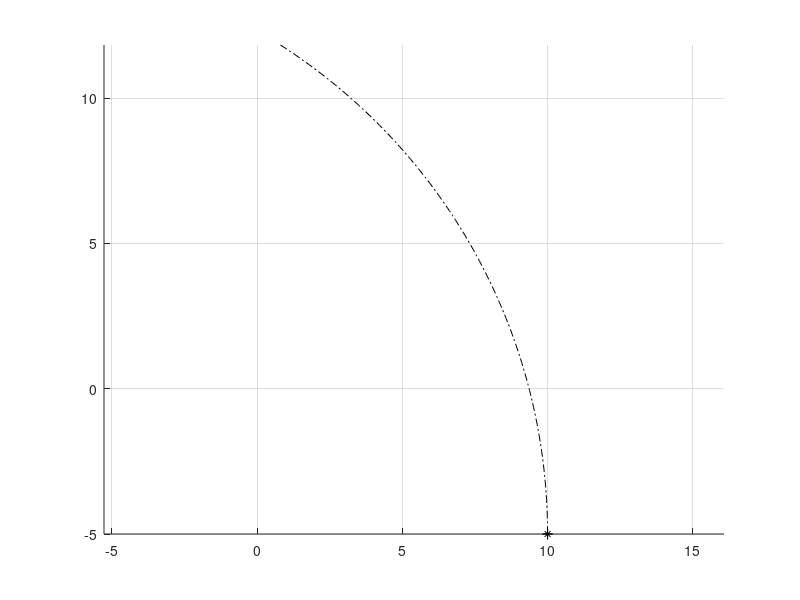

Reproduce this figure in MATLAB. (Note: this script raises an error after producing the figure.)
% Script to generate vehicle path and collision data using a constant
% radius circular model of the vehicle behavior. Currently assumes the
% vehicle CG travels on the circle and that there is zero sideslip angle.
% Could be extended to include vehicle sideslip, though the approach
% would have to use either max sideslip angle or change the bounds of the
% vehicle as it goes around.

% Notation: px denotes points. For example, p0 is initial point, pc is the
% center point, etc.

% Set the getNewData flag to 1 to set new obstacles by mouse clicking
flag_getNewData = 0;
% Clear existing data if new data is desired
if 1 == flag_getNewData
    clearvars
    % Reset the flag for later use since clearvars will clear it
    flag_getNewData = 1;
end

% Vehicle trajectory information
vx = 20;        % longitudinal speed (m/s)
R = 20;         % path radius (m) with sign (+ left, - right)
p0 = [10,-5];     % initial position of vehicle (m,m)
h0 = pi/2;     % initial heading of vehicle (rad)
a0 = -15*pi/180; % vehicle body slip angle (rad)
tf = 1;         % time horizon to check (s)
% Create a vector of the trajectory information
x0 = [p0'; h0; a0; vx; R];
% Vehicle dimensional information
vehicle.dr = 2.2;       % CG-front bumper distance (m)
vehicle.df = 10;        % CG-rear bumper distance (m)
vehicle.w = 2.0;        % vehicle width (m)

% Plot the points
figure(1)
clf
hold on
grid on
axis equal

% Plot the vehicle CG at the initial location
plot(p0(1),p0(2),'k*')
% Plot a plus sign over the circle to make something akin to a CG symbol
plot(p0(1),p0(2),'k+','markersize',8)

% Calculate center point of vehicle trajectory circle
pc(1) = p0(1) + R*cos(h0+pi/2);
pc(2) = p0(2) + R*sin(h0+pi/2);

% Generate a trajectory for the given time horizon
del_t = 0.01;
t = (0:del_t:tf)';
theta = vx*t/R + h0 - pi/2;
N = length(t);
pv = zeros(N,2);
pv(:,1) = R*cos(theta) + pc(1);
pv(:,2) = R*sin(theta) + pc(2);
% And plot the trajectory
plot(pv(:,1),pv(:,2),'k-.')

% Calculate the various pertinent radii and corner points of the vehicle
[radii,boundPoints,radiiFlags] = fcn_Patch_CalcCircularTrajectoryGeometry(x0,vehicle);

% Parse out which radii are which
Rinside = sign(R)*radii(1);
RoutsideFront = sign(R)*radii(2);
RoutsideRear = sign(R)*radii(3);
Rmin = sign(R)*radii(6);
Rmax = sign(R)*radii(7);

% The radii flags can be used to determine which edges of the vehicle are
% of concern for calculating collisions. Possibilities are left, front, and
% right (radiiFlags = [5,3]/[tangent,RR] or [4,3]/[LR,RR]), left and front
% (radiiFlags = [5,2]/[tangent,RF] or [4,2]/[LR,RF]), or front and right
% (radiiflags = [1,3]/[LF,RR])
fprintf(1,"Min radius is %0.2f, max radius is %0.2f\n",Rmin,Rmax);
locations = {'LF','RF','RR','LR','tangent'};
fprintf(1,"Min radius on the %s point, max radius on the %s point\n",...
    locations{radiiFlags(1)},locations{radiiFlags(2)});

% Calculate the offset to the angular position based on the back end of the
% vehicle (in order to plot the extra portion of the clearance curves)
rear_offset = 1.1*sign(R)*atan2(-vehicle.dr,sign(R)*R+vehicle.w/2);
theta_arcs = linspace(rear_offset,theta(end),100);
plot(Rinside*cos(theta_arcs) + pc(1),Rinside*sin(theta_arcs) + pc(2),'-','color',[0.7 0.7 0.7]);
plot(RoutsideFront*cos(theta_arcs) + pc(1),RoutsideFront*sin(theta_arcs) + pc(2),'-','color',[0.7 0.7 0.7]);
plot(Rmin*cos(theta_arcs) + pc(1),Rmin*sin(theta_arcs) + pc(2),'r-');
plot(Rmax*cos(theta_arcs) + pc(1),Rmax*sin(theta_arcs) + pc(2),'b-');

% Now determine where the corners of the vehicle are at each moment
plf = zeros(N,2);
prf = zeros(N,2);
plr = zeros(N,2);
prr = zeros(N,2);
plf(:,1) = pv(:,1) + vehicle.df*cos(theta+h0+a0) + vehicle.w/2*cos(theta+h0+a0+pi/2);
plf(:,2) = pv(:,2) + vehicle.df*sin(theta+h0+a0) + vehicle.w/2*sin(theta+h0+a0+pi/2);
prf(:,1) = pv(:,1) + vehicle.df*cos(theta+h0+a0) + vehicle.w/2*cos(theta+h0+a0-pi/2);
prf(:,2) = pv(:,2) + vehicle.df*sin(theta+h0+a0) + vehicle.w/2*sin(theta+h0+a0-pi/2);
plr(:,1) = pv(:,1) - vehicle.dr*cos(theta+h0+a0) + vehicle.w/2*cos(theta+h0+a0+pi/2);
plr(:,2) = pv(:,2) - vehicle.dr*sin(theta+h0+a0) + vehicle.w/2*sin(theta+h0+a0+pi/2);
prr(:,1) = pv(:,1) - vehicle.dr*cos(theta+h0+a0) + vehicle.w/2*cos(theta+h0+a0-pi/2);
prr(:,2) = pv(:,2) - vehicle.dr*sin(theta+h0+a0) + vehicle.w/2*sin(theta+h0+a0-pi/2);
% Plot a few vehicle outlines
inds = 1;%;[1; floor(N/4); floor(N/2); floor(3*N/4)];%
for i = 1:length(inds)
    plot(pv(inds(i),1),pv(inds(i),2),'ko')
    plot([plf(inds(i),1) prf(inds(i),1) prr(inds(i),1) plr(inds(i),1) plf(inds(i),1)],...
        [plf(inds(i),2) prf(inds(i),2) prr(inds(i),2) plr(inds(i),2) plf(inds(i),2)],'k');
end

%% Create some obstacles in the global coordinates
if 1 == flag_getNewData
    pause(); % Used for zooming the plot to create more accurate obstacles, if desired
    Nobstacles = 1;
    % Create an template obstacle structure array to fill
    obstacles = struct('id',{},'color',{},'primitive',{},'primparams',{},'aabb',{},'pointsX',{},'pointsY',{});
    
    for obstacleInd = 1:Nobstacles
        % Add an obstacle by clicking to generate the points and then
        % turning the points into a patch object
        [xobst,yobst] = ginput;
        obstacles(obstacleInd).pointsX = xobst;
        obstacles(obstacleInd).pointsY = yobst;
        obstacles(obstacleInd).color = [0.4 0.4 0.4];
    end
end

% Plot the patch object over the trajectory lines using the patch plotting
% utility
[h,hpts] = fcn_Patch_plotPatch(obstacles,1);
% Update the axis limits to see the complete scenario
axis auto

%% Check for a collision at the initial configuration

% Set a flag that will be set if any of the obstacles yield a collision
initial_collision_flag = 0;
% Define the bounding box of the car at the initial time
carBoundBox = [plf(1,:); prf(1,:); prr(1,:); plr(1,:); plf(1,:)];

% Loop through each obstacle, checking for collisions with the vehicle
for obstacleInd = 1:Nobstacles
    % Use the polyxpoly function to check for overlaps between the car and
    % obstacle polyshapes
    [XI,YI] = polyxpoly(carBoundBox(:,1),carBoundBox(:,2),obstacles(obstacleInd).pointsX([1:end 1]),obstacles(obstacleInd).pointsY([1:end 1]));
    
    % If there are entries in the intersection vectors, there is a
    % collision. Checking XI only since XI and YI are the same size.
    if ~isempty(XI)
        % Since the intersection vectors were non-empty, there is a
        % collision. Set the flag appropriately.
        initial_collision_flag = 1;
        % Output the collision notification
        fprintf(1,'Vehicle initial position is in conflict with obstacle %d.\n',obstacleInd);
        % Determine the overlap between the vehicle and obstacle
        collisionPoly = intersect(polyshape(carBoundBox(:,1),carBoundBox(:,2)),polyshape(obstacles(obstacleInd).pointsX([1:end 1]),obstacles(obstacleInd).pointsY([1:end 1])));
        % Plot the overlapped region in red for the user's review
        plot(collisionPoly,'facecolor','red')
    end
end

%% Determine the nearest collision

% Run this check only if the vehicle does not begin in a state of collision
if 0 == initial_collision_flag
    tic     % Start timer
    % Check for straight-line motion
    if Inf == abs(R)
        error('This script does not handle straight line motion. Use script_test_fcn_Patch_checkStraightCollisions instead.');
    else
        % Run the main collision detection algorithm
        [collFlags,collTime,collAngle,collLoc,clearance,bodyCollLoc] = fcn_Patch_checkCollisions(x0,vehicle,obstacles);
    end
    ET = toc;   % Stop timer and store the elapsed time
    
    fprintf(1,'Determined collision geometry for %d objects in %0.3f seconds.\n',length(collFlags),ET);
    
    % Plot the car body
    Rabs = abs(R);
    frontEdgeOffset = sign(R)*pi/2;
    
    for collInd = 1:length(collFlags)
        bodyLoc(1,1) = Rabs*cos(collAngle(collInd)) + pc(1) + vehicle.df*cos(collAngle(collInd)+frontEdgeOffset) - vehicle.w/2*cos(collAngle(collInd));
        bodyLoc(1,2) = Rabs*sin(collAngle(collInd)) + pc(2) + vehicle.df*sin(collAngle(collInd)+frontEdgeOffset) - vehicle.w/2*sin(collAngle(collInd));
        bodyLoc(2,1) = Rabs*cos(collAngle(collInd)) + pc(1) + vehicle.df*cos(collAngle(collInd)+frontEdgeOffset) + vehicle.w/2*cos(collAngle(collInd));
        bodyLoc(2,2) = Rabs*sin(collAngle(collInd)) + pc(2) + vehicle.df*sin(collAngle(collInd)+frontEdgeOffset) + vehicle.w/2*sin(collAngle(collInd));
        bodyLoc(3,1) = Rabs*cos(collAngle(collInd)) + pc(1) - vehicle.dr*cos(collAngle(collInd)+frontEdgeOffset) + vehicle.w/2*cos(collAngle(collInd));
        bodyLoc(3,2) = Rabs*sin(collAngle(collInd)) + pc(2) - vehicle.dr*sin(collAngle(collInd)+frontEdgeOffset) + vehicle.w/2*sin(collAngle(collInd));
        bodyLoc(4,1) = Rabs*cos(collAngle(collInd)) + pc(1) - vehicle.dr*cos(collAngle(collInd)+frontEdgeOffset) - vehicle.w/2*cos(collAngle(collInd));
        bodyLoc(4,2) = Rabs*sin(collAngle(collInd)) + pc(2) - vehicle.dr*sin(collAngle(collInd)+frontEdgeOffset) - vehicle.w/2*sin(collAngle(collInd));
        plot(bodyLoc([1:end 1],1),bodyLoc([1:end 1],2),'b-','linewidth',1);
        
        % Plot the collision or closest clearance point
        plot(collLoc(collInd,1),collLoc(collInd,2),'r*')
        
        if 1 == collFlags(collInd)
            fprintf(1,'  For object %d, found a collision with TTC of %0.2f seconds at (%0.2f,%0.2f)\n',collInd,collTime(collInd),collLoc(collInd,1),collLoc(collInd,2));
        else
            fprintf(1,'  For object %d, no collision detected. Smallest clearance distance is %0.2f units at (%0.2f,%0.2f), occurring at %0.2f seconds.\n',collInd,clearance(collInd),collLoc(collInd,1),collLoc(collInd,2),collTime(collInd));
        end
    end
    
    [~,firstColl] = conditionalMin(collTime,collFlags,'== 1');
    
    % Create another copy of the figure
    figure(1)
    a1 = gca;
    f2 = figure(2);
    clf
    a2 = copyobj(a1,f2);
    figure(2)
    axis([collLoc(firstColl,1)-2 collLoc(firstColl,1)+2 collLoc(firstColl,2)-2 collLoc(firstColl,2) + 2]);
    % Create a legend
    %legend('Vehicle Start Point','Vehicle Trajectory','Inner Vehicle Bound','Outer Vehicle Bound','Vehicle CG','Vehicle Outline at Start','Obstacle','Obstacle Vertices','Vehicle Outline at Collision','Collision Point','location','best')
end
